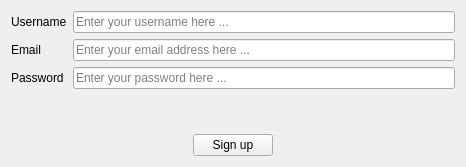
<?xml version="1.0" encoding="UTF-8"?>
<ui version="4.0">
 <class>SignUpForm</class>
 <widget class="QWidget" name="SignUpForm">
  <property name="geometry">
   <rect>
    <x>0</x>
    <y>0</y>
    <width>466</width>
    <height>167</height>
   </rect>
  </property>
  <property name="maximumSize">
   <size>
    <width>16777215</width>
    <height>200</height>
   </size>
  </property>
  <property name="windowTitle">
   <string>Sign Up Form</string>
  </property>
  <layout class="QVBoxLayout" name="verticalLayout">
   <item>
    <layout class="QGridLayout" name="gridLayout">
     <item row="0" column="0">
      <widget class="QLabel" name="username_label">
       <property name="text">
        <string>Username</string>
       </property>
      </widget>
     </item>
     <item row="0" column="1">
      <widget class="QLineEdit" name="username_line_edit">
       <property name="placeholderText">
        <string>Enter your username here ...</string>
       </property>
      </widget>
     </item>
     <item row="1" column="0">
      <widget class="QLabel" name="email_label">
       <property name="text">
        <string>Email</string>
       </property>
      </widget>
     </item>
     <item row="1" column="1">
      <widget class="QLineEdit" name="email_line_edit">
       <property name="placeholderText">
        <string>Enter your email address here ...</string>
       </property>
      </widget>
     </item>
     <item row="2" column="0">
      <widget class="QLabel" name="password_label">
       <property name="text">
        <string>Password</string>
       </property>
      </widget>
     </item>
     <item row="2" column="1">
      <widget class="QLineEdit" name="password_line_edit">
       <property name="text">
        <string/>
       </property>
       <property name="echoMode">
        <enum>QLineEdit::Password</enum>
       </property>
       <property name="placeholderText">
        <string>Enter your password here ...</string>
       </property>
      </widget>
     </item>
    </layout>
   </item>
   <item>
    <spacer name="verticalSpacer">
     <property name="orientation">
      <enum>Qt::Vertical</enum>
     </property>
     <property name="sizeHint" stdset="0">
      <size>
       <width>20</width>
       <height>40</height>
      </size>
     </property>
    </spacer>
   </item>
   <item>
    <layout class="QHBoxLayout" name="horizontalLayout">
     <item>
      <spacer name="horizontalSpacer">
       <property name="orientation">
        <enum>Qt::Horizontal</enum>
       </property>
       <property name="sizeHint" stdset="0">
        <size>
         <width>40</width>
         <height>20</height>
        </size>
       </property>
      </spacer>
     </item>
     <item>
      <widget class="QPushButton" name="sign_up_user_button">
       <property name="text">
        <string>Sign up</string>
       </property>
      </widget>
     </item>
     <item>
      <spacer name="horizontalSpacer_2">
       <property name="orientation">
        <enum>Qt::Horizontal</enum>
       </property>
       <property name="sizeHint" stdset="0">
        <size>
         <width>40</width>
         <height>20</height>
        </size>
       </property>
      </spacer>
     </item>
    </layout>
   </item>
  </layout>
 </widget>
 <resources/>
 <connections/>
</ui>
